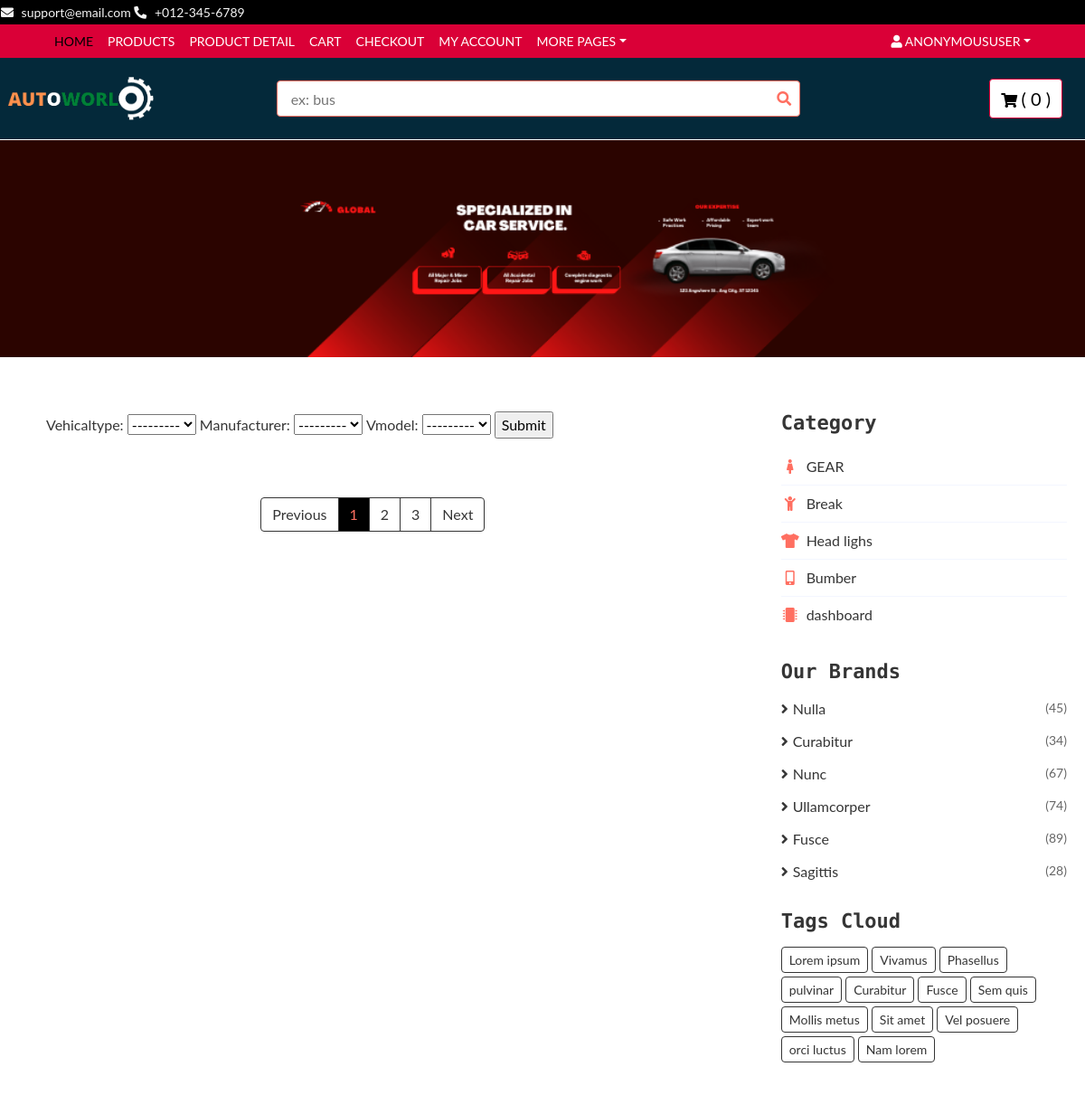
Before: /products/ (upper part) with the older database file.
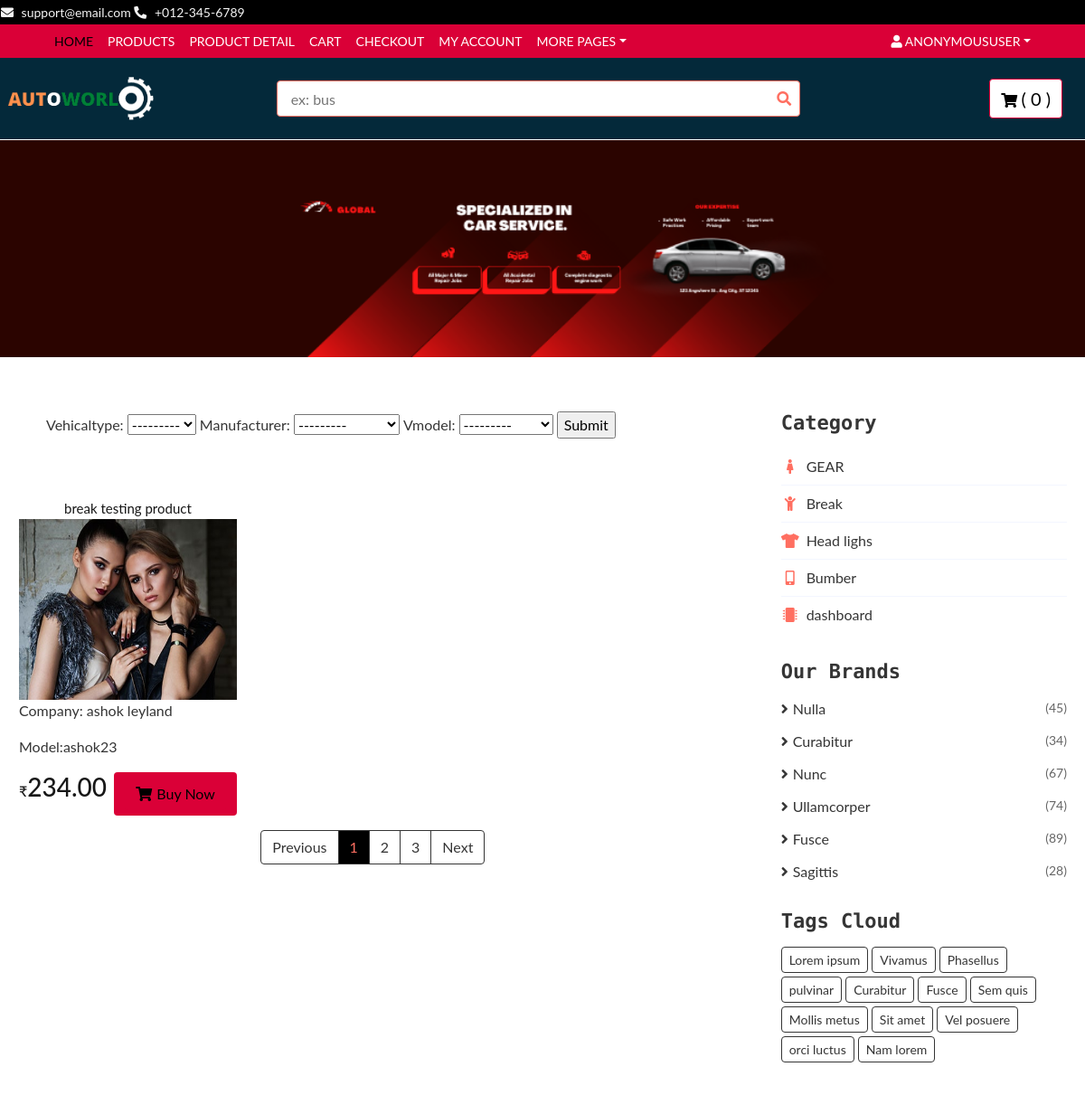
After: the same page with the newer database file.
### base/models.py (models this page shows, shortened)
class Product(models.Model):
    vehicaltype=models.ForeignKey(TypeOfVehicle, blank=False, on_delete=models.RESTRICT)
    manufacturer=models.ForeignKey(Manufacturer, blank=False, on_delete=models.RESTRICT)
    vmodel=models.ForeignKey(CarModel, blank=False, on_delete=models.RESTRICT)
    myear=models.ForeignKey(Year, on_delete=models.RESTRICT)
    category=models.ForeignKey(Category, on_delete=models.RESTRICT)
    title=models.CharField(max_length=255, help_text=('required'))
    desc=models.TextField(blank=True, null=True, verbose_name=('desciptions'))
    regular_price=models.DecimalField(max_digits=5, decimal_places=2)
    descount_price=models.DecimalField(max_digits=5, decimal_places=2, blank=True )
    is_active=models.BooleanField(default=True)
    slug=models.SlugField(blank=True, null=True)
    def __str__(self):
        return str(self.title)

class ProductImage(models.Model):
    product=models.ForeignKey(Product, on_delete=models.CASCADE, related_name="product_image")
    image=models.ImageField(
        verbose_name='image',
        help_text="upload a product image",
        upload_to="images/",
        null=True,
        blank=True,
    )
    is_feature=models.BooleanField(default=False)
    created_at=models.DateTimeField(auto_now=True)

class Manufacturer(models.Model):
    name_of_Manufacturer=models.CharField(max_length=200, unique=True, blank=False)
    vehicaltype=models.ForeignKey(TypeOfVehicle, on_delete=models.RESTRICT)
    slug=models.SlugField(blank=True, null=True)
    def __str__(self):
        return str(self.name_of_Manufacturer)

class CarModel(models.Model):
    manufacturer = models.ForeignKey(Manufacturer, on_delete=models.RESTRICT)
    model_name=models.CharField(max_length=200, blank=False, unique=True)
    slug=models.SlugField(blank=True, null=True)
    def __str__(self):
        return str(self.model_name)

### base/views.py (the view, shortened to what this page needs)
# urls.py: path('products/', views.products, name="products"),
def products(request ):
    if request.user.is_authenticated:
        customer = request.user.customer
        cartItems= nav(HttpRequest, customer)
    else:
        cartItems=0
    pro=Product.objects.prefetch_related("product_image").all()
    myFilter=ProductFilter(request.GET, queryset=pro)
    pro=myFilter.qs
    context={'product':pro, 'myFilter':myFilter,'cartItems':cartItems}
    print(context)
    q = request.GET.get('q')
    if request.GET.get('q') == None:
        products=Product.objects.prefetch_related("product_image").all()
    return render(request, 'products.html', context)

### base/models.py (called while the page is built)
    def __str__(self):
        return str(self.type_of)

### templates/products.html (shortened to what the changed rows need)
{% extends 'base.html' %}
{% load static %}
{% block content %}
<div class="product-view">
    <div class="container-fluid">
        <div class="row">
            <div class="col-lg-8">
                <div class="row">
                    <div class="col-md-12">
                        <div class="product-view-top">
                            <div class="row">
                                <div class="col-md-12">
                            <form method="get">
                                {{ myFilter.form }}
                            </form>
                                </div>
                            </div>
                        </div>
                    </div>
                    {% for p in product %}
                    <div class="col-md-4">
                        <div class="product-item">
                            <div class="product-title">
                                <a href="#">{{p}}</a>
                            </div>
                            {% for image in p.product_image.all %}
                            {% if image.is_feature %}
                            <div class="product-image">
                                <a href="{% url 'product' pk=p.id %}">
                                    <img src="{{ image.image.url }}" alt="Product Image" height="200px" width="50px">
                                </a>
                            </div>
                            {% endif %}
                            {% endfor %}
                            <div>
                                <p>Company: {{p.manufacturer}}</p>
                                <p>Model:{{p.vmodel}}</p>
                            </div>
                            <div class="product-price">
                                <h3><span>&#8377</span>{{p.regular_price}}</h3>
                                <button data-product="{{p.id}}" data-action="add" class="btn update-cart">
                                <a class="btn" href=""><i class="fa fa-shopping-cart"></i>Buy Now</a>
                                </button>
                            </div>
                        </div>
                    </div>
                    {% endfor %}
                </div>
            </div>
            <div class="col-lg-4 sidebar">
                <div class="sidebar-widget category">
                    <h2 class="title">Category</h2>
                </div>
                <div class="sidebar-widget brands">
                    <h2 class="title">Our Brands</h2>
                </div>
                <div class="sidebar-widget tag">
                    <h2 class="title">Tags Cloud</h2>
                </div>
            </div>
        </div>
    </div>
</div>
{% endblock content %}

Changed rows visible on the page:
added Product: title "break testing product", manufacturer "ashok leyland", vmodel "ashok23", regular_price "234.00"
added ProductImage: image (picture)
